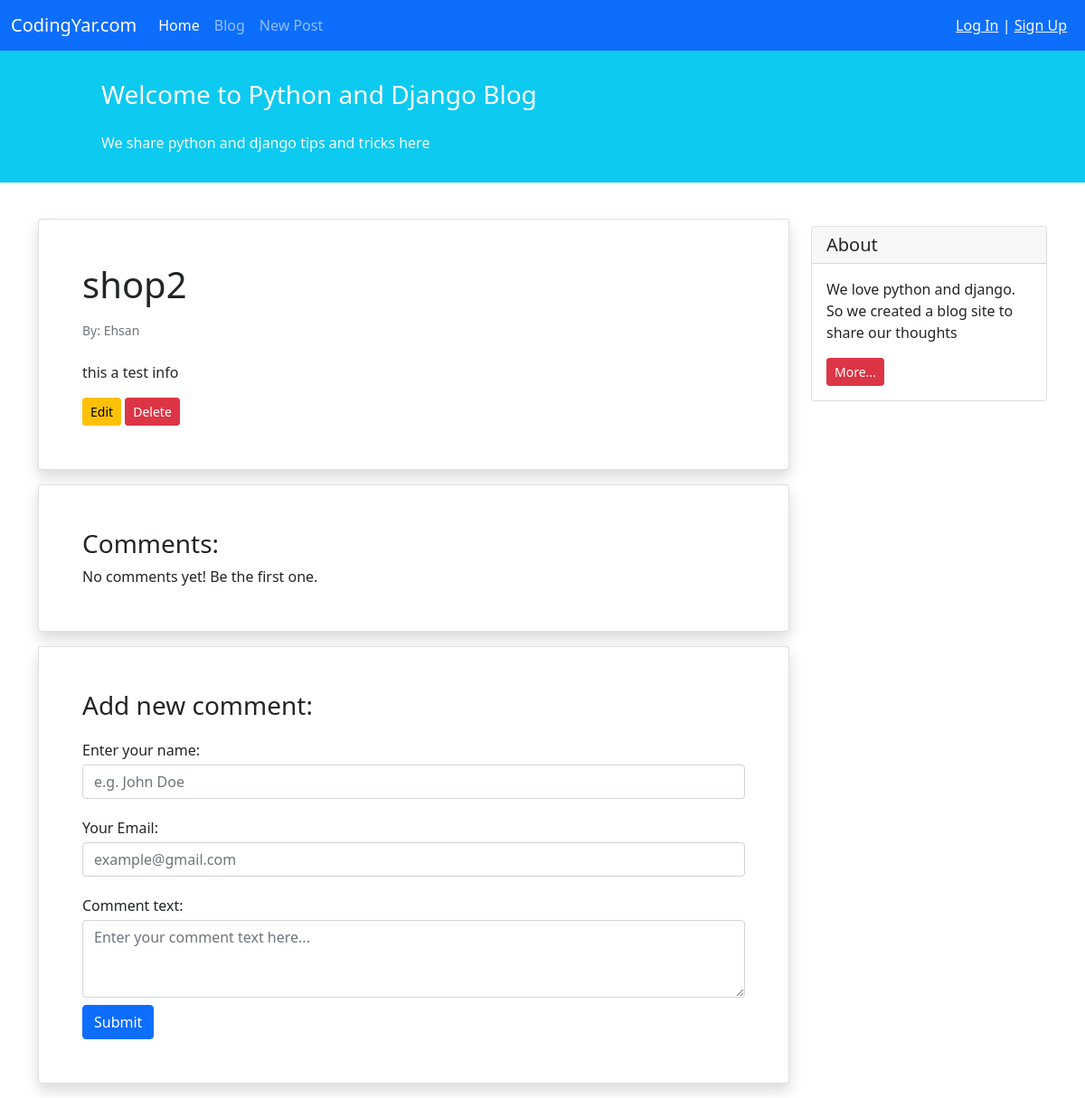
The page /blog/6/ on the database its author committed.
### blog/models.py (models this page shows, shortened)
class Post(models.Model):
    STATUS_CHOICES = (
        ('pub', 'Published'),
        ('drf', 'Draft')
    )
    title = models.CharField(max_length=100)
    text = models.TextField()
    author = models.ForeignKey('auth.User', on_delete=models.CASCADE)
    datetime_created = models.DateTimeField(auto_now_add=True)
    datetime_modified = models.DateTimeField(auto_now=True)
    status = models.CharField(choices=STATUS_CHOICES, max_length=3)

### blog/views.py (the view)
# urls.py: path('<int:pk>/', views.PostDetailView.as_view(), name='post_detail'),
class PostDetailView(generic.DetailView):
    model = Post
    template_name = 'blog/post_detail.html'
    context_object_name = 'post'

### blog/templates/blog/post_detail.html (shortened to what this page needs)
{% extends '_base.html' %}
{% block content %}
    <div class="container mt-4">
        <div class="row">
            <div class="col-9">
                <div class="card shadow my-3 p-5">
                    <h1>{{ post.title}}</h1>
                    <p class="small text-muted mt-2">By:  {{ post.author}}</p>
                    <p class="mt-2">{{ post.text }}</p>
                    <div>
                        <a href="{% url 'post_update' post.id %}" class="btn btn-sm btn-warning">Edit</a>
                        <a href="{% url 'post_delete' post.id %}" class="btn btn-sm btn-danger">Delete</a>
                    </div>
                </div>
                <div class="card shadow my-3 p-5">
                    <h3>Comments:</h3>
                    No comments yet! Be the first one.
                </div>
                <div class="card shadow my-3 p-5">
                    <h3>Add new comment:</h3>
                    <form method="POST">
                        <div class="form-group py-2">
                            <label class="py-1" for="author_name">Enter your name:</label>
                            <input type="text" class="form-control" placeholder="e.g. John Doe" name="author_name">
                        </div>
                        <div class="form-group py-2">
                            <label class="py-1" for="email">Your Email:</label>
                            <input type="email" class="form-control" placeholder="example@gmail.com" name="email">
                        </div>
                        <div class="form-group py-2">
                            <label class="py-1" for="comment_text">Comment text:</label>
                            <textarea class="form-control" name="text" rows="3"
                                      placeholder="Enter your comment text here..."></textarea>
                        </div>
                        <button type="submit" class="btn btn-primary">Submit</button>
                    </form>
                </div>
            </div>
            <div class="col-3">
                <div class="card my-4">
                    <h5 class="card-header">About</h5>
                    <div class="card-body">
                        <p class="card-text">We love python and django. So we created a blog site to share our
                            thoughts</p>
                        <a href="#"
                           class="btn btn-sm btn-danger">
                            More...
                        </a>
                    </div>
                </div>
            </div>
        </div>
    </div>
{% endblock content %}

### rows shown on the page
Post: title "shop2", author "Ehsan", text "this a test info"
